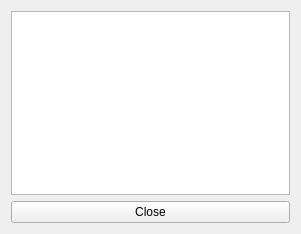
<?xml version="1.0" encoding="UTF-8"?>
<ui version="4.0">
 <class>widget_pop_up</class>
 <widget class="QWidget" name="widget_pop_up">
  <property name="geometry">
   <rect>
    <x>0</x>
    <y>0</y>
    <width>301</width>
    <height>234</height>
   </rect>
  </property>
  <property name="windowTitle">
   <string>Form</string>
  </property>
  <layout class="QHBoxLayout" name="horizontalLayout">
   <item>
    <layout class="QVBoxLayout" name="verticalLayout_3">
     <item>
      <widget class="QTextEdit" name="tPop"/>
     </item>
     <item>
      <widget class="QPushButton" name="btnPop">
       <property name="text">
        <string>Close</string>
       </property>
      </widget>
     </item>
    </layout>
   </item>
  </layout>
 </widget>
 <resources/>
 <connections/>
</ui>
